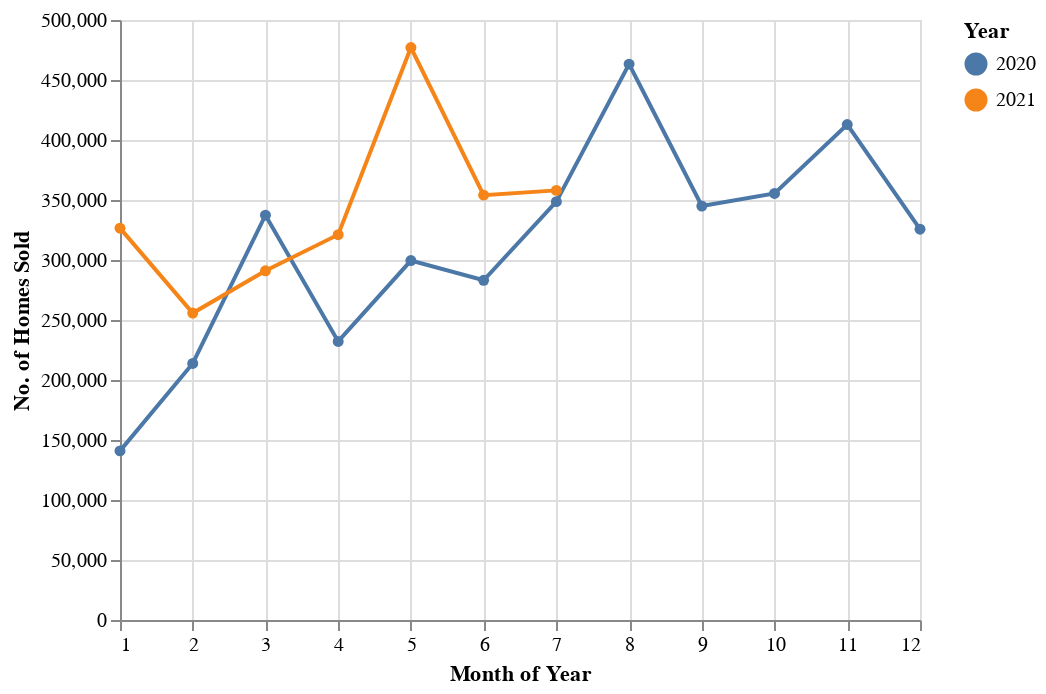

The code cell stored with this chart in its notebook:
### Code cell
#monthly_homes_sold = redfin_sales.groupby(['period_month', 'period_year']).agg(
#    total_homes_sold = ('total_homes_sold', sum)
#)

#monthly_homes_sold = monthly_homes_sold.reset_index()

monthly_homes_sold = fidap.sql("""
SELECT LEFT(period_end, 4) AS period_year, SUBSTR(period_end, 6, 2) AS period_month, SUM(CAST(total_homes_sold AS FLOAT64)) AS total_homes_sold
FROM fidap-301014.redfin.weekly_housing_market
WHERE duration = '1 weeks'
AND region_type = 'county'
AND CAST(period_begin AS DATE) > "2019-12-31"
GROUP BY LEFT(period_end, 4), SUBSTR(period_end, 6, 2)
""")

# plotting it
alt.Chart(monthly_homes_sold).mark_line(point = True).encode(
    x = alt.X('period_month', title = "Month of Year"),
    y = alt.Y('total_homes_sold', title = "No. of Homes Sold"),
    color = alt.Color('period_year:N', title = "Year")
)

### Figure 1 — Vega-Lite specification as saved in the notebook (floating-point values rounded to 4 significant figures)
{"config": {"view": {"continuousWidth": 400, "continuousHeight": 300}}, "data": {"name": "data-7df5c6dc54154f09deef1c324aaf99f8"}, "mark": {"type": "line", "point": true}, "encoding": {"color": {"type": "nominal", "field": "period_year", "title": "Year"}, "x": {"type": "quantitative", "field": "period_month", "title": "Month of Year"}, "y": {"type": "quantitative", "field": "total_homes_sold", "title": "No. of Homes Sold"}}, "$schema": "https://vega.github.io/schema/vega-lite/v4.8.1.json", "datasets": {"data-7df5c6dc54154f09deef1c324aaf99f8": [{"period_year": 2020, "period_month": 12, "total_homes_sold": 325681}, {"period_year": 2021, "period_month": 6, "total_homes_sold": 354056}, {"period_year": 2020, "period_month": 4, "total_homes_sold": 232146}, {"period_year": 2020, "period_month": 11, "total_homes_sold": 412841}, {"period_year": 2021, "period_month": 4, "total_homes_sold": 321111}, {"period_year": 2020, "period_month": 3, "total_homes_sold": 337338}, {"period_year": 2020, "period_month": 5, "total_homes_sold": 299547}, {"period_year": 2020, "period_month": 7, "total_homes_sold": 348640}, {"period_year": 2021, "period_month": 5, "total_homes_sold": 477024}, {"period_year": 2021, "period_month": 1, "total_homes_sold": 326541}, {"period_year": 2021, "period_month": 3, "total_homes_sold": 291025}, {"period_year": 2020, "period_month": 9, "total_homes_sold": 344978}, {"period_year": 2021, "period_month": 2, "total_homes_sold": 255773}, {"period_year": 2020, "period_month": 1, "total_homes_sold": 140924}, {"period_year": 2020, "period_month": 8, "total_homes_sold": 463234}, {"period_year": 2021, "period_month": 7, "total_homes_sold": 358018}, {"period_year": 2020, "period_month": 6, "total_homes_sold": 283080}, {"period_year": 2020, "period_month": 2, "total_homes_sold": 213827}, {"period_year": 2020, "period_month": 10, "total_homes_sold": 355470}]}}
